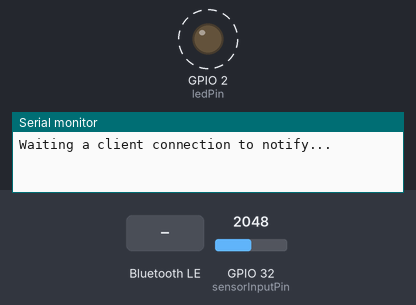
This sketch was run on a simulated ESP32. On the bench: output pins drawn as LEDs (lit = HIGH), the last lines printed to the serial monitor. Dashed ring = blinking. The test bench sets the inputs (shaded band); at power-on: GPIO 32 (sensorInputPin) = 2048. Nothing arrives over Bluetooth unless stated; a phone connects over Bluetooth LE 3 s after start.

Above: at 1.27 s.
1.3 s: Bluetooth LE write "1" received
At 3.8 s:
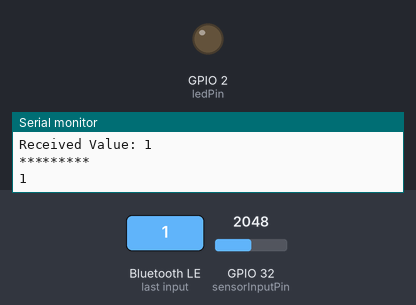
Timing chart, 0 to 5.3 s (numbered marks = the images above; inputs shaded):
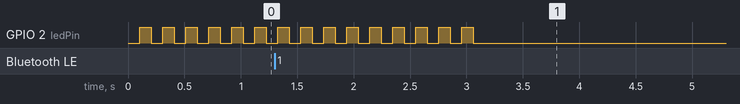

Measured:
- by itself, GPIO 2 (ledPin): alternates HIGH for 0.10 s and LOW for 0.10 s, 18 changes in all, then stays LOW

The sketch:

ESPsensorBle.ino
```cpp
/*
    Video: https://www.youtube.com/watch?v=oCMOYS71NIU
    Based on Neil Kolban example for IDF: https://github.com/nkolban/esp32-snippets/blob/master/cpp_utils/tests/BLE%20Tests/SampleNotify.cpp
    Ported to Arduino ESP32 by Evandro Copercini

   Create a BLE server that, once we receive a connection, will send periodic notifications.
   The service advertises itself as: 6E400001-B5A3-F393-E0A9-E50E24DCCA9E
   Has a characteristic of: 6E400002-B5A3-F393-E0A9-E50E24DCCA9E - used for receiving data with "WRITE"
   Has a characteristic of: 6E400003-B5A3-F393-E0A9-E50E24DCCA9E - used to send data with  "NOTIFY"

   The design of creating the BLE server is:
   1. Create a BLE Server
   2. Create a BLE Service
   3. Create a BLE Characteristic on the Service
   4. Create a BLE Descriptor on the characteristic
   5. Start the service.
   6. Start advertising.

   In this example rxValue is the data received (only accessible inside that function).
   And txValue is the data to be sent, in this example just a byte incremented every second.
*/
#include <BLEDevice.h>
#include <BLEServer.h>
#include <BLEUtils.h>
#include <BLE2902.h>

const int sensorInputPin = A4;
const int ledPin = LED_BUILTIN;
const String device_name = "Movice_Sub";

BLEServer *pServer = NULL;
BLECharacteristic * pTxCharacteristic;

bool deviceConnected = false;
bool oldDeviceConnected = false;
bool calculated = false;

double tempSum = 0;
int addCnt = 0;
int ref = 0;

bool ledState = false;
int loopCnt = 0;

#define SERVICE_UUID           "6E400001-B5A3-F393-E0A9-E50E24DCCA9E" // UART service UUID
#define CHARACTERISTIC_UUID_RX "6E400002-B5A3-F393-E0A9-E50E24DCCA9E"
#define CHARACTERISTIC_UUID_TX "6E400003-B5A3-F393-E0A9-E50E24DCCA9E"


class MyServerCallbacks: public BLEServerCallbacks {
    void onConnect(BLEServer* pServer) {
      deviceConnected = true;
    };

    void onDisconnect(BLEServer* pServer) {
      deviceConnected = false;
    }
};

class MyCallbacks: public BLECharacteristicCallbacks {
    void onWrite(BLECharacteristic *pCharacteristic) {
      std::string rxValue = pCharacteristic->getValue();

      if (rxValue.length() > 0) {
        Serial.println("*********");
        Serial.print("Received Value: ");
        for (int i = 0; i < rxValue.length(); i++)
          Serial.print(rxValue[i]);

        Serial.println();
        Serial.println("*********");

        char cmd = rxValue[0];
        Serial.println(cmd);
      }
    }
};

void sendData(int i) {
  std::string numString = String(i).c_str();
  pTxCharacteristic->setValue(numString);
  pTxCharacteristic->notify();
}


void setup() {
  Serial.begin(115200);

  BLEDevice::init(device_name.c_str());  // 장치명

  pServer = BLEDevice::createServer();            // 서버생성
  pServer->setCallbacks(new MyServerCallbacks()); // 연결 상태 확인 콜백 등록

  BLEService *pService = pServer->createService(SERVICE_UUID);  // 서비스 추가

  // Create a BLE Characteristic
  pTxCharacteristic = pService->createCharacteristic(           // 송신 서비스 정의
										CHARACTERISTIC_UUID_TX,
										BLECharacteristic::PROPERTY_NOTIFY
									);

  pTxCharacteristic->addDescriptor(new BLE2902());

  BLECharacteristic * pRxCharacteristic = pService->createCharacteristic(
											 CHARACTERISTIC_UUID_RX,
											BLECharacteristic::PROPERTY_WRITE         // 수신 서비스 정의
										);

  pRxCharacteristic->setCallbacks(new MyCallbacks());           // 읽기함수 콜백

  // Start the service
  pService->start();

  // Start advertising
  pServer->getAdvertising()->start();
  Serial.println("Waiting a client connection to notify...");


  pinMode(ledPin, OUTPUT);
}

void loop() {
    // disconnecting
    if (!deviceConnected && oldDeviceConnected) {
        delay(500);
        pServer->startAdvertising();
        Serial.println("start advertising");
        oldDeviceConnected = deviceConnected;
    }

    // connecting
    if (deviceConnected && !oldDeviceConnected) {
        oldDeviceConnected = deviceConnected;
    }

    if(loopCnt % 100 == 0) {
        if(ledState) digitalWrite(ledPin, HIGH);
        else digitalWrite(ledPin, LOW);

        if(!deviceConnected) {
            ledState = !ledState;
        }
    }

    if(loopCnt % 20 == 0) {
        if(deviceConnected) {
            ledState = false;

            int ret = analogRead(sensorInputPin);

            // Serial.println(ret);

            if(!calculated) {
              if(addCnt < 200) {
                tempSum += ret;
                addCnt++;
              } else {
                ref = tempSum / 200;
                calculated = true;
                tempSum = 0;
                addCnt = 0;
              }
            } else {
              int sendValue = ret - ref;
              Serial.println(sendValue);
              sendData(sendValue);
            }
        }
    }

    loopCnt++;
    if(loopCnt == 4000) loopCnt = 0;
    delay(1);
}
```
